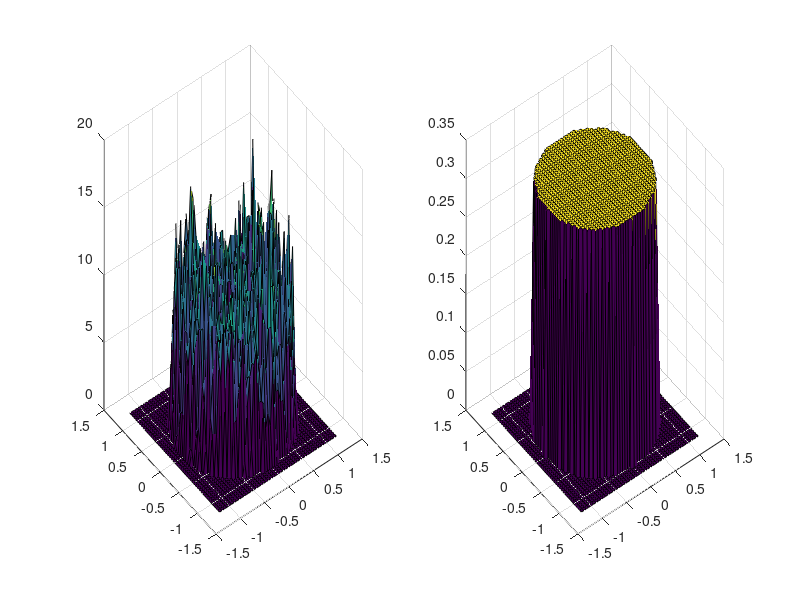
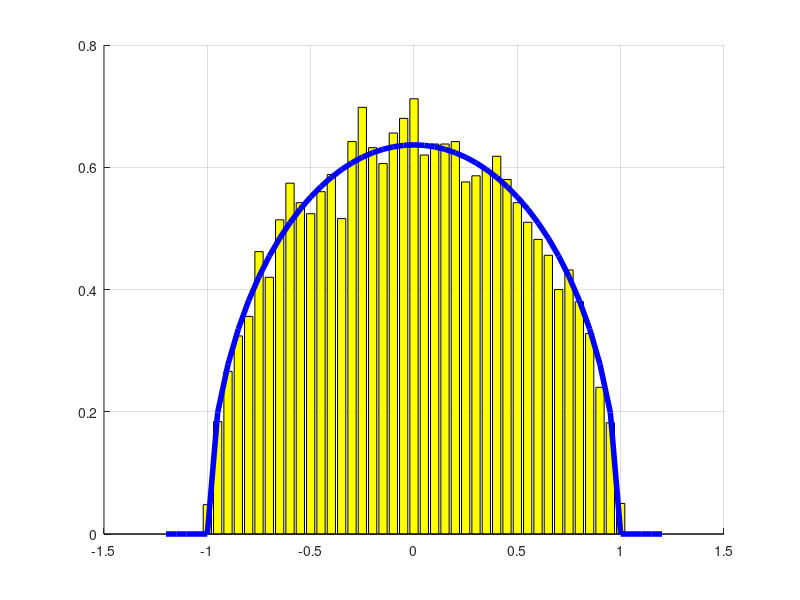

Source code (MATLAB) for these figures, in order:
clear all; close all; clc;
pkg load statistics;

N = 10000;

dx = 0.05 ; x = -1.2: dx : 1.2;
dy = 0.05 ; y = -1.2: dy : 1.2;

X = zeros(1,N);
Y = zeros(1,N);

for i = 1: N
  do
    X(i) = 2*rand() - 1;
    Y(i) = 2*rand() - 1;
  until X(i)^2 + Y(i)^2 <= 1
end
 

figure; hold on ; grid on;
scatter(X,Y);
axis('square');


pdfXY_sim = hist3([X' Y'] , {x,y});
[ xx, yy] = meshgrid(x,y);
pdfXY_teo = (1/pi)*(xx.^2+yy.^2 <= 1);
view(45,30);
subplot(1,2,1);
surf(xx,yy,pdfXY_sim);
shading faceted;

subplot(1,2,2);
view(45,30)
surf(xx,yy,pdfXY_teo);

pdfX_sim = hist(X,x)/(N*dx);
pdfX_teo = (2/pi)*sqrt(1-x.^2).*(-1 <= x & x <=1);

figure; hold on;grid on;
bar(x,pdfX_sim,'y');
plot(x,pdfX_teo,'b','LineWidth',4);
